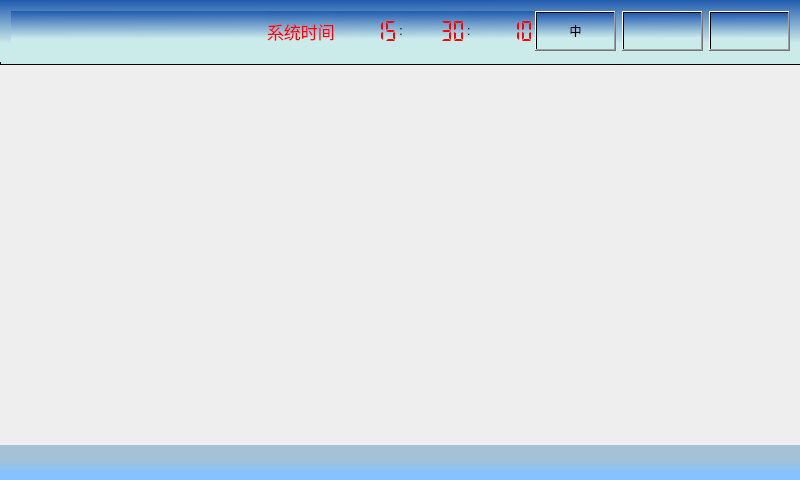
<?xml version="1.0" encoding="UTF-8"?>
<ui version="4.0">
 <class>MainWindow</class>
 <widget class="QMainWindow" name="MainWindow">
  <property name="windowModality">
   <enum>Qt::NonModal</enum>
  </property>
  <property name="geometry">
   <rect>
    <x>0</x>
    <y>0</y>
    <width>800</width>
    <height>480</height>
   </rect>
  </property>
  <property name="windowIcon">
   <iconset resource="rc.qrc">
    <normaloff>:/image/logo.ico</normaloff>:/image/logo.ico</iconset>
  </property>
  <property name="windowOpacity">
   <double>1.000000000000000</double>
  </property>
  <property name="styleSheet">
   <string notr="true"/>
  </property>
  <widget class="QWidget" name="centralWidget">
   <widget class="QWidget" name="verticalLayoutWidget">
    <property name="geometry">
     <rect>
      <x>0</x>
      <y>0</y>
      <width>801</width>
      <height>481</height>
     </rect>
    </property>
    <layout class="QVBoxLayout" name="verticalLayout" stretch="0,0,0,0,0">
     <property name="spacing">
      <number>0</number>
     </property>
     <property name="sizeConstraint">
      <enum>QLayout::SetDefaultConstraint</enum>
     </property>
     <property name="leftMargin">
      <number>0</number>
     </property>
     <property name="topMargin">
      <number>0</number>
     </property>
     <property name="rightMargin">
      <number>0</number>
     </property>
     <property name="bottomMargin">
      <number>0</number>
     </property>
     <item>
      <widget class="QFrame" name="frameTop">
       <property name="sizePolicy">
        <sizepolicy hsizetype="Preferred" vsizetype="Fixed">
         <horstretch>0</horstretch>
         <verstretch>0</verstretch>
        </sizepolicy>
       </property>
       <property name="minimumSize">
        <size>
         <width>0</width>
         <height>65</height>
        </size>
       </property>
       <property name="styleSheet">
        <string notr="true">background-color: qlineargradient(spread:pad, x1:0, y1:0, x2:0.0047619, y2:0.704, stop:0 rgba(31, 90, 175, 255), stop:0.995238 rgba(203, 235, 235, 255));</string>
       </property>
       <property name="frameShape">
        <enum>QFrame::StyledPanel</enum>
       </property>
       <property name="frameShadow">
        <enum>QFrame::Raised</enum>
       </property>
       <widget class="QWidget" name="layoutWidget">
        <property name="geometry">
         <rect>
          <x>0</x>
          <y>0</y>
          <width>801</width>
          <height>62</height>
         </rect>
        </property>
        <layout class="QHBoxLayout" name="TopLayout">
         <property name="spacing">
          <number>0</number>
         </property>
         <item>
          <widget class="QLabel" name="lab_SystemTitle">
           <property name="autoFillBackground">
            <bool>false</bool>
           </property>
           <property name="styleSheet">
            <string notr="true">image: url(:/image/CompanyTitle.png);</string>
           </property>
           <property name="frameShadow">
            <enum>QFrame::Plain</enum>
           </property>
           <property name="text">
            <string/>
           </property>
           <property name="scaledContents">
            <bool>false</bool>
           </property>
          </widget>
         </item>
         <item>
          <layout class="QHBoxLayout" name="horizontalLayout">
           <property name="spacing">
            <number>0</number>
           </property>
           <property name="sizeConstraint">
            <enum>QLayout::SetMinimumSize</enum>
           </property>
           <item>
            <widget class="QLabel" name="label_6">
             <property name="font">
              <font>
               <family>Vemana2000</family>
               <pointsize>13</pointsize>
               <weight>50</weight>
               <italic>false</italic>
               <bold>false</bold>
              </font>
             </property>
             <property name="styleSheet">
              <string notr="true">color: rgb(255, 0, 0);
font: 13pt &quot;Vemana2000&quot;;</string>
             </property>
             <property name="text">
              <string>系统时间</string>
             </property>
            </widget>
           </item>
           <item>
            <widget class="QLCDNumber" name="lcdHour">
             <property name="sizePolicy">
              <sizepolicy hsizetype="Preferred" vsizetype="Minimum">
               <horstretch>0</horstretch>
               <verstretch>0</verstretch>
              </sizepolicy>
             </property>
             <property name="autoFillBackground">
              <bool>false</bool>
             </property>
             <property name="styleSheet">
              <string notr="true">color: rgb(255, 0, 0);</string>
             </property>
             <property name="frameShape">
              <enum>QFrame::NoFrame</enum>
             </property>
             <property name="segmentStyle">
              <enum>QLCDNumber::Flat</enum>
             </property>
             <property name="value" stdset="0">
              <double>15.000000000000000</double>
             </property>
            </widget>
           </item>
           <item>
            <widget class="QLabel" name="label_5">
             <property name="sizePolicy">
              <sizepolicy hsizetype="Fixed" vsizetype="Preferred">
               <horstretch>0</horstretch>
               <verstretch>0</verstretch>
              </sizepolicy>
             </property>
             <property name="text">
              <string>:</string>
             </property>
             <property name="alignment">
              <set>Qt::AlignCenter</set>
             </property>
            </widget>
           </item>
           <item>
            <widget class="QLCDNumber" name="lcdMinute">
             <property name="sizePolicy">
              <sizepolicy hsizetype="Preferred" vsizetype="Minimum">
               <horstretch>0</horstretch>
               <verstretch>0</verstretch>
              </sizepolicy>
             </property>
             <property name="styleSheet">
              <string notr="true">color: rgb(255, 0, 0);</string>
             </property>
             <property name="frameShape">
              <enum>QFrame::NoFrame</enum>
             </property>
             <property name="lineWidth">
              <number>1</number>
             </property>
             <property name="smallDecimalPoint">
              <bool>false</bool>
             </property>
             <property name="segmentStyle">
              <enum>QLCDNumber::Flat</enum>
             </property>
             <property name="value" stdset="0">
              <double>30.000000000000000</double>
             </property>
            </widget>
           </item>
           <item>
            <widget class="QLabel" name="label_4">
             <property name="sizePolicy">
              <sizepolicy hsizetype="Fixed" vsizetype="Preferred">
               <horstretch>0</horstretch>
               <verstretch>0</verstretch>
              </sizepolicy>
             </property>
             <property name="text">
              <string>:</string>
             </property>
            </widget>
           </item>
           <item>
            <widget class="QLCDNumber" name="lcdSecond">
             <property name="sizePolicy">
              <sizepolicy hsizetype="Preferred" vsizetype="Minimum">
               <horstretch>0</horstretch>
               <verstretch>0</verstretch>
              </sizepolicy>
             </property>
             <property name="styleSheet">
              <string notr="true">color: rgb(255, 0, 0);</string>
             </property>
             <property name="frameShape">
              <enum>QFrame::NoFrame</enum>
             </property>
             <property name="frameShadow">
              <enum>QFrame::Raised</enum>
             </property>
             <property name="lineWidth">
              <number>0</number>
             </property>
             <property name="smallDecimalPoint">
              <bool>false</bool>
             </property>
             <property name="segmentStyle">
              <enum>QLCDNumber::Flat</enum>
             </property>
             <property name="value" stdset="0">
              <double>10.000000000000000</double>
             </property>
            </widget>
           </item>
          </layout>
         </item>
         <item>
          <layout class="QHBoxLayout" name="MenuLayout">
           <property name="spacing">
            <number>6</number>
           </property>
           <property name="sizeConstraint">
            <enum>QLayout::SetDefaultConstraint</enum>
           </property>
           <item>
            <widget class="QPushButton" name="btn_Zh_En">
             <property name="sizePolicy">
              <sizepolicy hsizetype="Preferred" vsizetype="Preferred">
               <horstretch>0</horstretch>
               <verstretch>0</verstretch>
              </sizepolicy>
             </property>
             <property name="cursor">
              <cursorShape>PointingHandCursor</cursorShape>
             </property>
             <property name="text">
              <string>中</string>
             </property>
             <property name="iconSize">
              <size>
               <width>48</width>
               <height>48</height>
              </size>
             </property>
            </widget>
           </item>
           <item>
            <widget class="QPushButton" name="btn_Menu">
             <property name="sizePolicy">
              <sizepolicy hsizetype="Preferred" vsizetype="Preferred">
               <horstretch>0</horstretch>
               <verstretch>0</verstretch>
              </sizepolicy>
             </property>
             <property name="cursor">
              <cursorShape>PointingHandCursor</cursorShape>
             </property>
             <property name="contextMenuPolicy">
              <enum>Qt::DefaultContextMenu</enum>
             </property>
             <property name="text">
              <string/>
             </property>
             <property name="icon">
              <iconset resource="rc.qrc">
               <normaloff>:/image/Manual.png</normaloff>:/image/Manual.png</iconset>
             </property>
             <property name="iconSize">
              <size>
               <width>48</width>
               <height>48</height>
              </size>
             </property>
            </widget>
           </item>
           <item>
            <widget class="QPushButton" name="btn_Close">
             <property name="sizePolicy">
              <sizepolicy hsizetype="Preferred" vsizetype="Preferred">
               <horstretch>0</horstretch>
               <verstretch>0</verstretch>
              </sizepolicy>
             </property>
             <property name="cursor">
              <cursorShape>PointingHandCursor</cursorShape>
             </property>
             <property name="text">
              <string/>
             </property>
             <property name="icon">
              <iconset resource="rc.qrc">
               <normaloff>:/image/Shutdown.png</normaloff>:/image/Shutdown.png</iconset>
             </property>
             <property name="iconSize">
              <size>
               <width>48</width>
               <height>48</height>
              </size>
             </property>
            </widget>
           </item>
          </layout>
         </item>
        </layout>
       </widget>
      </widget>
     </item>
     <item>
      <spacer name="verticalSpacer">
       <property name="orientation">
        <enum>Qt::Vertical</enum>
       </property>
       <property name="sizeType">
        <enum>QSizePolicy::Preferred</enum>
       </property>
       <property name="sizeHint" stdset="0">
        <size>
         <width>20</width>
         <height>0</height>
        </size>
       </property>
      </spacer>
     </item>
     <item>
      <widget class="QFrame" name="frmContent">
       <property name="sizePolicy">
        <sizepolicy hsizetype="Preferred" vsizetype="Fixed">
         <horstretch>0</horstretch>
         <verstretch>0</verstretch>
        </sizepolicy>
       </property>
       <property name="minimumSize">
        <size>
         <width>0</width>
         <height>380</height>
        </size>
       </property>
       <property name="baseSize">
        <size>
         <width>0</width>
         <height>0</height>
        </size>
       </property>
       <property name="styleSheet">
        <string notr="true">background-color: rgb(238, 238, 238);</string>
       </property>
       <property name="frameShape">
        <enum>QFrame::NoFrame</enum>
       </property>
       <property name="frameShadow">
        <enum>QFrame::Sunken</enum>
       </property>
      </widget>
     </item>
     <item>
      <spacer name="verticalSpacer_2">
       <property name="orientation">
        <enum>Qt::Vertical</enum>
       </property>
       <property name="sizeType">
        <enum>QSizePolicy::Preferred</enum>
       </property>
       <property name="sizeHint" stdset="0">
        <size>
         <width>20</width>
         <height>0</height>
        </size>
       </property>
      </spacer>
     </item>
     <item>
      <widget class="QFrame" name="frameBotton">
       <property name="enabled">
        <bool>true</bool>
       </property>
       <property name="sizePolicy">
        <sizepolicy hsizetype="Preferred" vsizetype="Expanding">
         <horstretch>0</horstretch>
         <verstretch>0</verstretch>
        </sizepolicy>
       </property>
       <property name="minimumSize">
        <size>
         <width>0</width>
         <height>0</height>
        </size>
       </property>
       <property name="sizeIncrement">
        <size>
         <width>0</width>
         <height>0</height>
        </size>
       </property>
       <property name="baseSize">
        <size>
         <width>0</width>
         <height>0</height>
        </size>
       </property>
       <property name="styleSheet">
        <string notr="true">background-color: qlineargradient(spread:pad, x1:0, y1:0.427, x2:0, y2:0.982, stop:0 rgba(164, 193, 214, 255), stop:0.602871 rgba(134, 194, 255, 255));</string>
       </property>
       <property name="frameShape">
        <enum>QFrame::NoFrame</enum>
       </property>
       <property name="frameShadow">
        <enum>QFrame::Raised</enum>
       </property>
      </widget>
     </item>
    </layout>
   </widget>
  </widget>
 </widget>
 <layoutdefault spacing="6" margin="11"/>
 <resources>
  <include location="rc.qrc"/>
 </resources>
 <connections/>
</ui>
